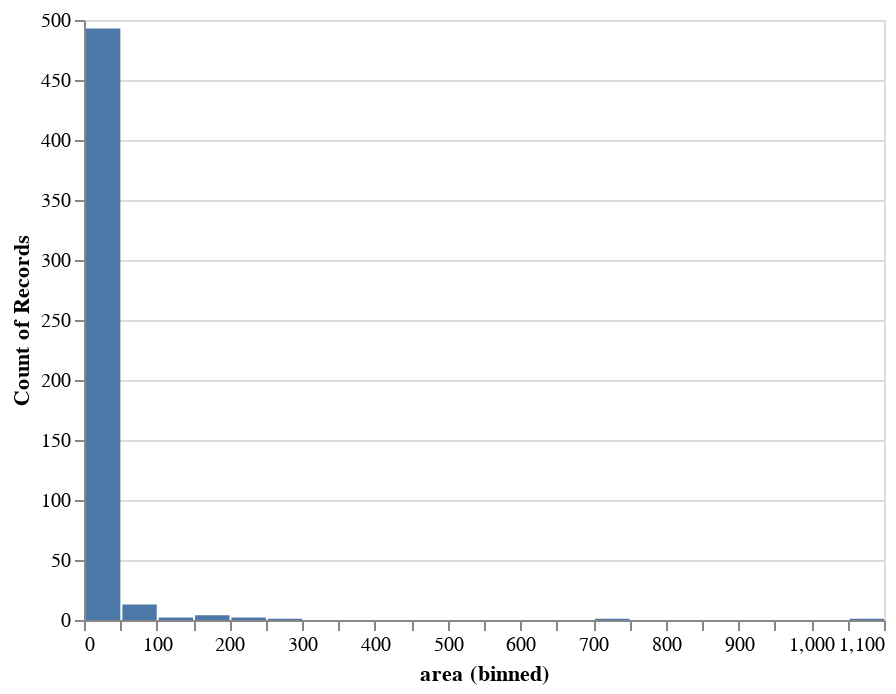

The cell this chart's notebook holds for it:
### Markdown cell above
The attributes FFMC, DMC, DC,ISI are parts of major components to compute the danger rating scales of forest fires. The FFMC determines inluence of litters for the ignition and spread of fire. The DMC and DC identify fire intensity, while ISI correlates to the fire velocity spread. 
The other four attributes(temp, RH, wind, rain) are meteorological data that can also affecct fire spread. The target of our modeling is the last attribute, area.

### Code cell
#Fig.1
#From figure 1, we see that target is highly skewed,with many observations of 0 value. 
alt.Chart(df).mark_bar().encode(
   alt.X("area",bin= alt.Bin(maxbins = 30)),y="count()")

### Figure 1 — Vega-Lite specification as saved in the notebook (floating-point values rounded to 4 significant figures; data arrays with more than 128 entries replaced by an {"elided": "..."} marker saying what was removed)
{"config": {"view": {"continuousWidth": 400, "continuousHeight": 300}}, "data": {"name": "data-c7a45bd03b2378f319b80e715e195410"}, "mark": "bar", "encoding": {"x": {"bin": {"maxbins": 30}, "field": "area", "type": "quantitative"}, "y": {"aggregate": "count", "type": "quantitative"}}, "$schema": "https://vega.github.io/schema/vega-lite/v4.17.0.json", "datasets": {"data-c7a45bd03b2378f319b80e715e195410": {"elided": "517 records"}}}
